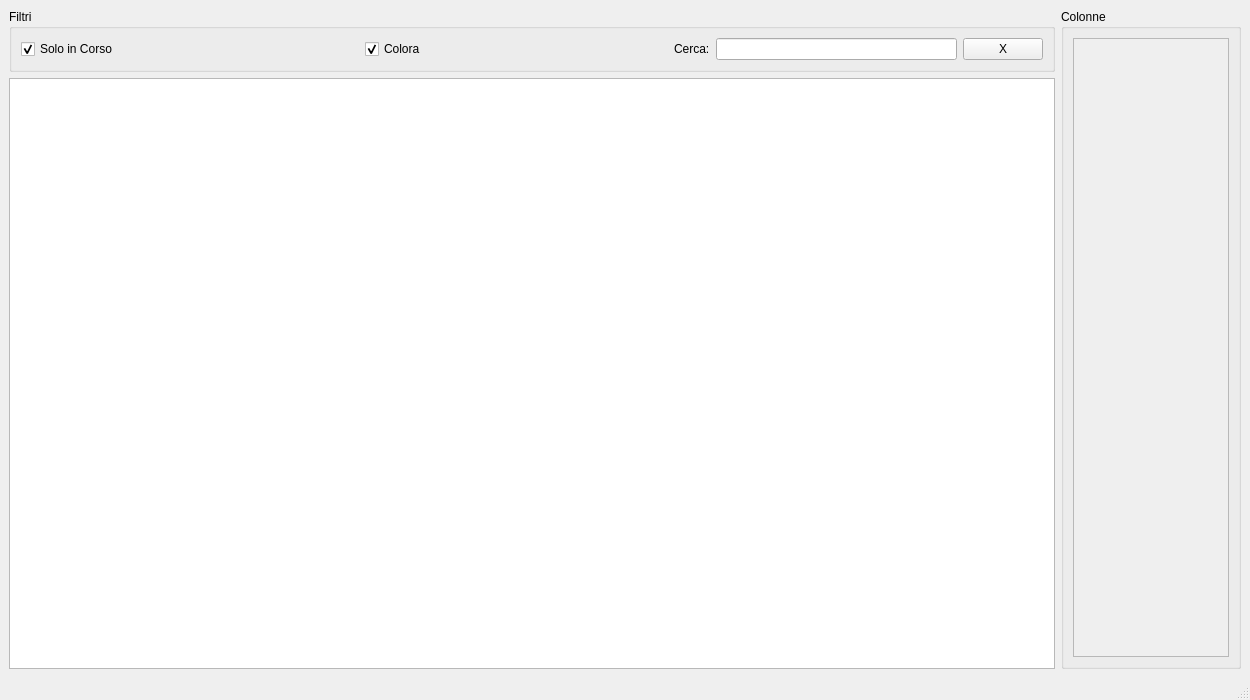
<?xml version="1.0" encoding="UTF-8"?>
<ui version="4.0">
 <class>MainWindow</class>
 <widget class="QMainWindow" name="MainWindow">
  <property name="geometry">
   <rect>
    <x>0</x>
    <y>0</y>
    <width>1250</width>
    <height>700</height>
   </rect>
  </property>
  <property name="windowTitle">
   <string>MainWindow</string>
  </property>
  <widget class="QWidget" name="centralwidget">
   <layout class="QVBoxLayout" name="verticalLayout">
    <item>
     <layout class="QHBoxLayout" name="horizontalLayout">
      <item>
       <layout class="QVBoxLayout" name="verticalLayout_4">
        <item>
         <widget class="QGroupBox" name="groupBox_2">
          <property name="title">
           <string>Filtri</string>
          </property>
          <layout class="QVBoxLayout" name="verticalLayout_5">
           <item>
            <layout class="QHBoxLayout" name="horizontalLayout_2">
             <item>
              <widget class="QCheckBox" name="checkBox">
               <property name="text">
                <string>Solo in Corso</string>
               </property>
               <property name="checked">
                <bool>true</bool>
               </property>
              </widget>
             </item>
             <item>
              <spacer name="horizontalSpacer">
               <property name="orientation">
                <enum>Qt::Horizontal</enum>
               </property>
               <property name="sizeHint" stdset="0">
                <size>
                 <width>40</width>
                 <height>20</height>
                </size>
               </property>
              </spacer>
             </item>
             <item>
              <widget class="QCheckBox" name="checkBox_2">
               <property name="text">
                <string>Colora</string>
               </property>
               <property name="checked">
                <bool>true</bool>
               </property>
              </widget>
             </item>
             <item>
              <spacer name="horizontalSpacer_2">
               <property name="orientation">
                <enum>Qt::Horizontal</enum>
               </property>
               <property name="sizeHint" stdset="0">
                <size>
                 <width>40</width>
                 <height>20</height>
                </size>
               </property>
              </spacer>
             </item>
             <item>
              <widget class="QLabel" name="label">
               <property name="text">
                <string>Cerca:</string>
               </property>
              </widget>
             </item>
             <item>
              <widget class="QLineEdit" name="lineEdit"/>
             </item>
             <item>
              <widget class="QPushButton" name="pushButton">
               <property name="text">
                <string>X</string>
               </property>
              </widget>
             </item>
            </layout>
           </item>
          </layout>
         </widget>
        </item>
        <item>
         <widget class="QTableWidget" name="tableWidget">
          <property name="selectionBehavior">
           <enum>QAbstractItemView::SelectRows</enum>
          </property>
         </widget>
        </item>
       </layout>
      </item>
      <item>
       <widget class="QGroupBox" name="groupBoxColonne">
        <property name="minimumSize">
         <size>
          <width>180</width>
          <height>0</height>
         </size>
        </property>
        <property name="maximumSize">
         <size>
          <width>180</width>
          <height>16777215</height>
         </size>
        </property>
        <property name="title">
         <string>Colonne</string>
        </property>
        <layout class="QVBoxLayout" name="verticalLayout_3">
         <item>
          <widget class="QScrollArea" name="scrollArea">
           <property name="widgetResizable">
            <bool>true</bool>
           </property>
           <widget class="QWidget" name="scrollAreaWidgetContents">
            <property name="geometry">
             <rect>
              <x>0</x>
              <y>0</y>
              <width>158</width>
              <height>599</height>
             </rect>
            </property>
            <layout class="QVBoxLayout" name="verticalLayout_2">
             <item>
              <layout class="QVBoxLayout" name="verticalLayoutColonne"/>
             </item>
            </layout>
           </widget>
          </widget>
         </item>
        </layout>
       </widget>
      </item>
     </layout>
    </item>
   </layout>
  </widget>
  <widget class="QMenuBar" name="menubar">
   <property name="geometry">
    <rect>
     <x>0</x>
     <y>0</y>
     <width>1250</width>
     <height>22</height>
    </rect>
   </property>
  </widget>
  <widget class="QStatusBar" name="statusbar"/>
 </widget>
 <resources/>
 <connections/>
</ui>
